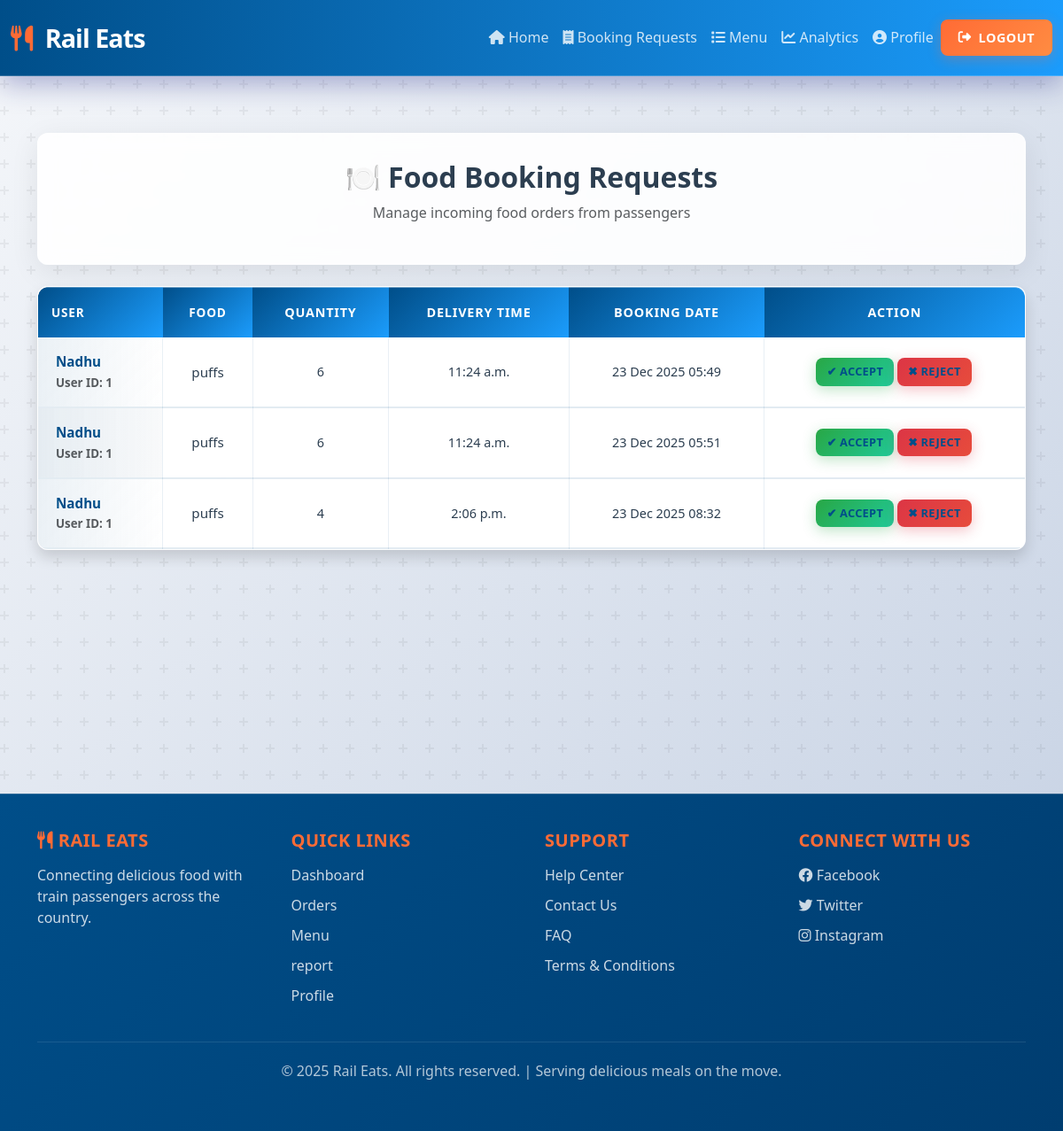
Page /Restaurant/booking-requests/ (signed in) on the earlier database version.
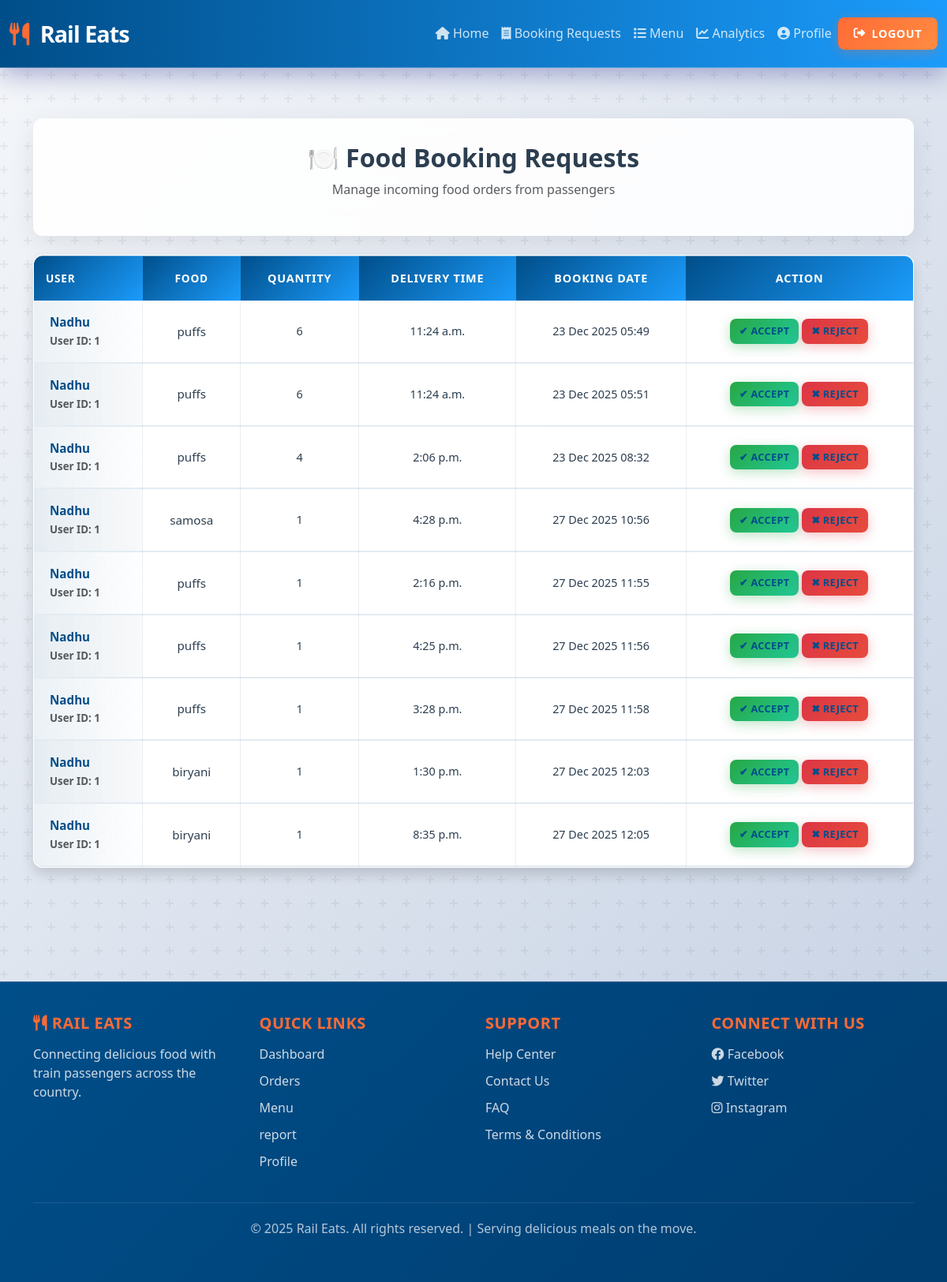
Same page on the later database version.
### User/models.py (models this page shows, shortened)
class tbl_booking(models.Model):
    user = models.ForeignKey(tbl_user, on_delete=models.CASCADE)
    restaurant = models.ForeignKey(tbl_restaurant, on_delete=models.CASCADE)
    food = models.ForeignKey(tbl_food, on_delete=models.CASCADE)
    quantity = models.IntegerField()
    price = models.DecimalField(
        max_digits=8,
        decimal_places=2
    )  # ✅ price per item at booking time
    delivery_time = models.TimeField()
    booking_date = models.DateTimeField(auto_now_add=True)
    status = models.IntegerField(default=0)

### Guest/models.py (models this page shows, shortened)
class tbl_user(models.Model):
    user_name = models.CharField(max_length=100)
    user_email = models.EmailField(unique=True)
    user_phone = models.CharField(max_length=15)
    user_password = models.CharField(max_length=255)
    status = models.IntegerField(default=1)
    created_at = models.DateTimeField(auto_now_add=True)

### Restaurant/models.py (models this page shows, shortened)
class tbl_food(models.Model):
    restaurant = models.ForeignKey(
        tbl_restaurant,
        on_delete=models.CASCADE,
        related_name='foods'
    )
    food_name = models.CharField(max_length=100)
    category = models.CharField(max_length=50)   # Veg / Non-Veg
    price = models.DecimalField(max_digits=6, decimal_places=2)
    description = models.TextField(blank=True)
    is_available = models.BooleanField(default=True)
    created_at = models.DateTimeField(auto_now_add=True)

### Restaurant/views.py (the view)
# urls.py: path('booking-requests/', views.booking_requests, name='booking_requests'),
def booking_requests(request):
    bookings = tbl_booking.objects.filter(
        restaurant_id=request.session['rid'],
        status=0
    )
    return render(request,'Restaurant/bookingRequest.html', {
        'bookings': bookings
    })

### Restaurant/Templates/Restaurant/bookingRequest.html
{% extends 'Restaurant/header.html' %}
{% block content %}
<div class="container py-4">
    <div class="page-header text-center mb-4">
        <h2 class="fw-bold">
            🍽️ Food Booking Requests
        </h2>
        <p class="text-muted">
            Manage incoming food orders from passengers
        </p>
    </div>
    <div class="card shadow">
        <div class="table-responsive">
            <table class="table table-hover align-middle mb-0">
                <thead class="table-primary">
                    <tr>
                        <th>User</th>
                        <th>Food</th>
                        <th>Quantity</th>
                        <th>Delivery Time</th>
                        <th>Booking Date</th>
                        <th>Action</th>
                    </tr>
                </thead>
                <tbody>
                {% for request in bookings %}
                    <tr>
                        <td>
                            <strong>{{ request.user.user_name }}</strong><br>
                            <small class="text-muted">User ID: {{ request.user.id }}</small>
                        </td>
                        <td>
                            {{ request.food.food_name }}
                        </td>
                        <td>
                            {{ request.quantity }}
                        </td>
                        <td>
                            {{ request.delivery_time }}
                        </td>
                        <td>
                            {{ request.booking_date|date:"d M Y H:i" }}
                        </td>
                        <td>
                            <a href="{% url 'wrestauarant:accept_order' request.id %}"
                               class="btn btn-success btn-sm">
                                ✔ Accept
                            </a>
                            <a href="{% url 'wrestauarant:reject_order' request.id %}"
                               class="btn btn-danger btn-sm">
                                ✖ Reject
                            </a>
                        </td>
                    </tr>
                {% empty %}
                    <tr>
                        <td colspan="6" class="text-center py-4">
                            <h5 class="text-muted">No Booking Requests Yet</h5>
                        </td>
                    </tr>
                {% endfor %}
                </tbody>
            </table>
        </div>
    </div>
</div>
{% endblock %}

### Restaurant/Templates/Restaurant/header.html (shortened to what this page needs)
<!DOCTYPE html>
<html lang="en">
<head>
    <link href="https://cdnjs.cloudflare.com/ajax/libs/bootstrap/5.3.0/css/bootstrap.min.css" rel="stylesheet">
    <link href="https://cdnjs.cloudflare.com/ajax/libs/font-awesome/6.4.0/css/all.min.css" rel="stylesheet">
</head>
<body>
    <nav class="navbar navbar-expand-lg navbar-dark">
        <div class="container-fluid">
            <a class="navbar-brand" href="{% url 'wrestauarant:homepage' %}"><i class="fas fa-utensils"></i> Rail Eats</a>
            <div class="collapse navbar-collapse" id="navbarNav">
                <ul class="navbar-nav ms-auto">
                    <li class="nav-item"><a class="nav-link" href="{% url 'wrestauarant:homepage' %}"><i class="fas fa-home"></i> Home</a></li>
                    <li class="nav-item"><a class="nav-link" href="{% url 'wrestauarant:booking_requests' %}"><i class="fas fa-receipt"></i> Booking Requests</a></li>
                    <li class="nav-item"><a class="nav-link" href="{% url 'wrestauarant:restaurant_foods' %}"><i class="fas fa-list"></i> Menu</a></li>
                    <li class="nav-item"><a class="nav-link" href="{% url 'wrestauarant:report' %}"><i class="fas fa-chart-line"></i> Analytics</a></li>
                    <li class="nav-item"><a class="nav-link" href="{% url 'wrestauarant:profile' %}"><i class="fas fa-user-circle"></i> Profile</a></li>
                    <li class="nav-item"><a class="btn btn-logout" href="{% url 'wuser:logout' %}"><i class="fas fa-sign-out-alt"></i> logout</a></li>
                </ul>
            </div>
        </div>
    </nav>
    <div class="content-wrapper">
        <div class="container-fluid">
            {% block content %}{% endblock %}
        </div>
    </div>
    <footer>
        <div class="container">
            <div class="footer-content">
                <div class="footer-section">
                    <h5><i class="fas fa-utensils"></i> Rail Eats</h5>
                    <p>Connecting delicious food with train passengers across the country.</p>
                </div>
                <div class="footer-section">
                    <h5>Quick Links</h5>
                    <a href="{% url 'wrestauarant:homepage' %}">Dashboard</a>
                    <a href="{% url 'wrestauarant:booking_requests' %}">Orders</a>
                    <a href="{% url 'wrestauarant:restaurant_foods' %}">Menu</a>
                    <a href="{% url 'wrestauarant:report' %}">report</a>
                    <a href="#">Profile</a>
                </div>
                <div class="footer-section">
                    <h5>Support</h5>
                    <a href="#">Help Center</a>
                    <a href="#">Contact Us</a>
                    <a href="#">FAQ</a>
                    <a href="#">Terms & Conditions</a>
                </div>
                <div class="footer-section">
                    <h5>Connect With Us</h5>
                    <a href="#"><i class="fab fa-facebook"></i> Facebook</a>
                    <a href="#"><i class="fab fa-twitter"></i> Twitter</a>
                    <a href="#"><i class="fab fa-instagram"></i> Instagram</a>
                </div>
            </div>
            <div class="footer-bottom">
                <p>&copy; 2025 Rail Eats. All rights reserved. | Serving delicious meals on the move.</p>
            </div>
        </div>
    </footer>
</body>
</html>

Differences in the rows shown:
added tbl_booking: user.user_name "Nadhu", user.id "1", food.food_name "samosa", quantity "1", delivery_time "4:28 p.m.", booking_date "27 Dec 2025 10:56"
added tbl_booking: user.user_name "Nadhu", user.id "1", food.food_name "puffs", quantity "1", delivery_time "2:16 p.m.", booking_date "27 Dec 2025 11:55"
added tbl_booking: user.user_name "Nadhu", user.id "1", food.food_name "puffs", quantity "1", delivery_time "4:25 p.m.", booking_date "27 Dec 2025 11:56"
added tbl_booking: user.user_name "Nadhu", user.id "1", food.food_name "puffs", quantity "1", delivery_time "3:28 p.m.", booking_date "27 Dec 2025 11:58"
added tbl_booking: user.user_name "Nadhu", user.id "1", food.food_name "biryani", quantity "1", delivery_time "1:30 p.m.", booking_date "27 Dec 2025 12:03"
added tbl_booking: user.user_name "Nadhu", user.id "1", food.food_name "biryani", quantity "1", delivery_time "8:35 p.m.", booking_date "27 Dec 2025 12:05"
